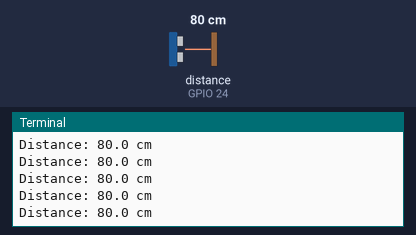
This program was run on a simulated Raspberry Pi (BCM pin numbers). On the bench: the last lines printed to the terminal. The inputs (shaded band) are chosen by the test bench; at power-on: distance to the obstacle (sensor on GPIO 24) 80 cm. The echo pulse lasts 58.3 µs per cm.

Above: at 1.2 s.
1.3 s: distance to the obstacle (sensor on GPIO 24) set to 2 cm
At 1.59 s:
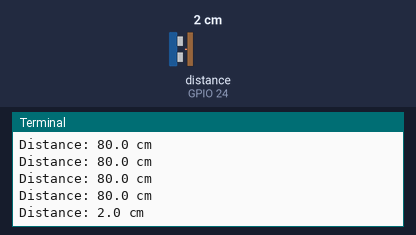
2.8 s: distance to the obstacle (sensor on GPIO 24) set to 4 cm
At 2.89 s:
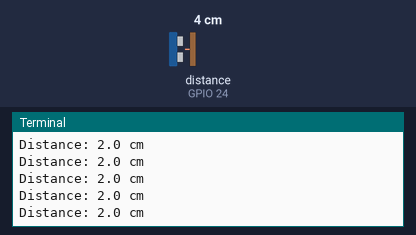
Timing chart, 0 to 5.8 s (numbered marks = the images above; inputs shaded):
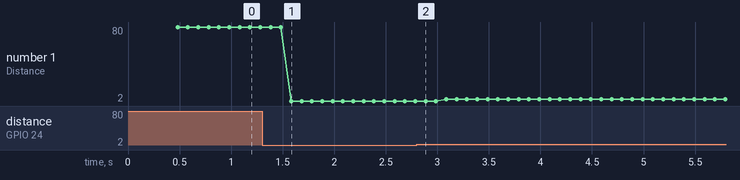

The program:

distance_sensor.py
```python
from gpiozero import DistanceSensor
from time import sleep

sensor = DistanceSensor(echo=24, trigger=23, max_distance=2)

while True:
    distance = sensor.distance * 100
    print(f"Distance: {distance:.1f} cm")
    sleep(0.1)

# R1 = 1 kΩ
# R2 = 2 kΩ
# 5V / (1k + 2k) = 5V / 3000 Ω = 0.001666667×1000 = 1.66 mA
```

Measured:
- after the input at 1.3 s, the terminal: prints a new line after 0.28 s (image 1)
- plotted number 1: 80 → 2 after the input at 1.3 s, 2 → 4 after the input at 2.8 s
